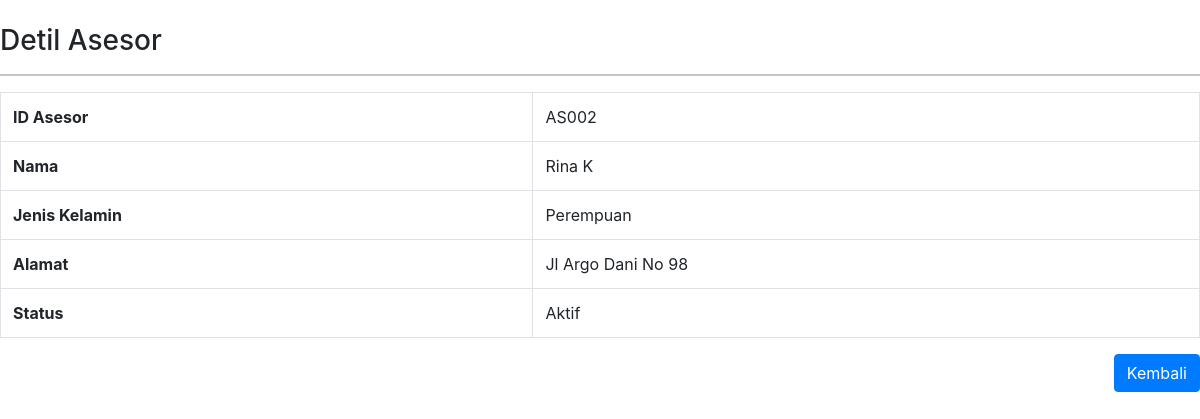
Page /pages/asesor-read.php?idasesor=AS002 on the committed database.
### tables this page shows
CREATE TABLE `asesor` (
  `idasesor` varchar(5) NOT NULL,
  `namaasesor` varchar(15) DEFAULT NULL,
  `jeniskelaminasesor` varchar(10) DEFAULT 'Pria',
  `alamatasesor` varchar(50) DEFAULT NULL,
  `statusasesor` varchar(15) DEFAULT 'Tidak Aktif'
);

### pages/asesor-read.php (the view, shortened to what this page needs)
<!DOCTYPE html>
<html lang="en">
<head>
	<link rel="stylesheet" href="https://cdnjs.cloudflare.com/ajax/libs/font-awesome/5.15.3/css/all.min.css" />
	<link href="https://cdn.jsdelivr.net/npm/bootstrap@5.1.0/dist/css/bootstrap.min.css" rel="stylesheet">
	<link rel="stylesheet" href="https://maxcdn.bootstrapcdn.com/bootstrap/4.5.2/css/bootstrap.min.css">
</head>
<body>
	<?php include '../koneksi.php';
	$id_asesor = $_GET['idasesor'];
	$sql = "SELECT * FROM asesor WHERE idasesor = '$id_asesor'";
	$q_tampil_asesor = mysqli_query($db, $sql);
	$r_tampil_asesor = mysqli_fetch_array($q_tampil_asesor);
	?>
	<link rel="stylesheet" href="https://maxcdn.bootstrapcdn.com/bootstrap/4.5.2/css/bootstrap.min.css">
	<div class="container-manual" id="content">
		<br>
		<div>
			<h3>Detil Asesor</h3>
		</div>
		<hr>
		<div>
			<table class="table table-hover table-stiped table-bordered">
				<tr>
					<th>ID Asesor</th>
					<td><?php echo $r_tampil_asesor['idasesor'] ?></td>
				</tr>
				<tr>
					<th>Nama</th>
					<td><?php echo $r_tampil_asesor['namaasesor'] ?></td>
				</tr>
				<tr>
					<th>Jenis Kelamin</th>
					<td><?php echo $r_tampil_asesor['jeniskelaminasesor'] ?></td>
				</tr>
				<tr>
					<th>Alamat</th>
					<td><?php echo $r_tampil_asesor['alamatasesor'] ?></td>
				</tr>
				<tr>
					<th>Status</th>
					<td><?php echo $r_tampil_asesor['statusasesor'] ?></td>
				</tr>
			</table>
		</div>
		<div style=" float:right;">
			<span class="btn btn-primary"><a href="asesor.php" style="text-decoration: none; color: white;">Kembali</a></span>
		</div>
		<br>
	</div>
</body>
</html>

### pages/asesor-read.php (style rules this page uses)
table, h3 { margin-right: 300px; }
table { border: 1px solid black; width: 500px; }

### rows in the picture
asesor: idasesor "AS002", namaasesor "Rina K", jeniskelaminasesor "Perempuan", alamatasesor "Jl Argo Dani No 98", statusasesor "Aktif"
